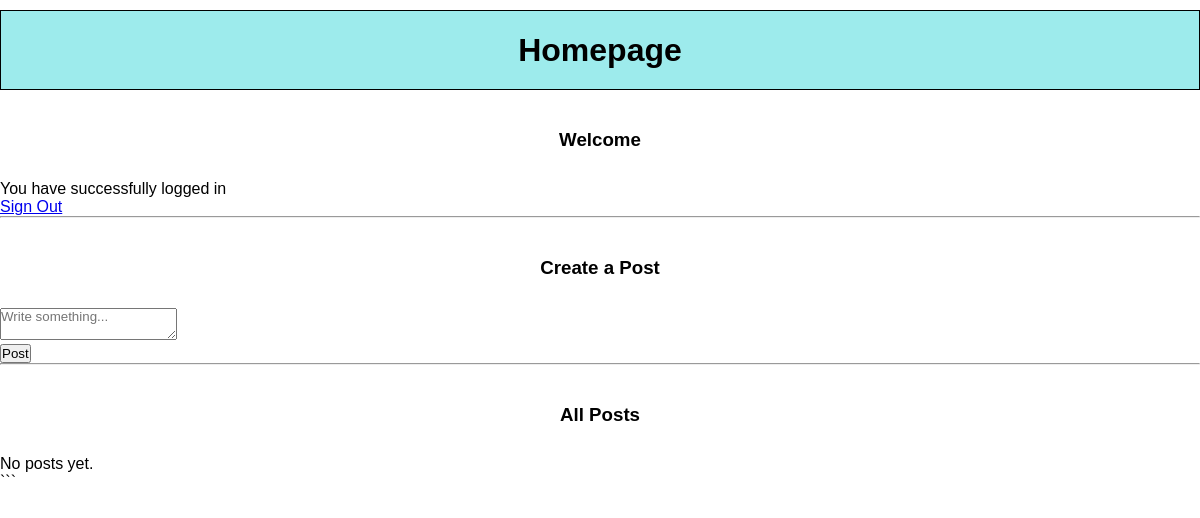
The app's page /index/ (signed in), older data.
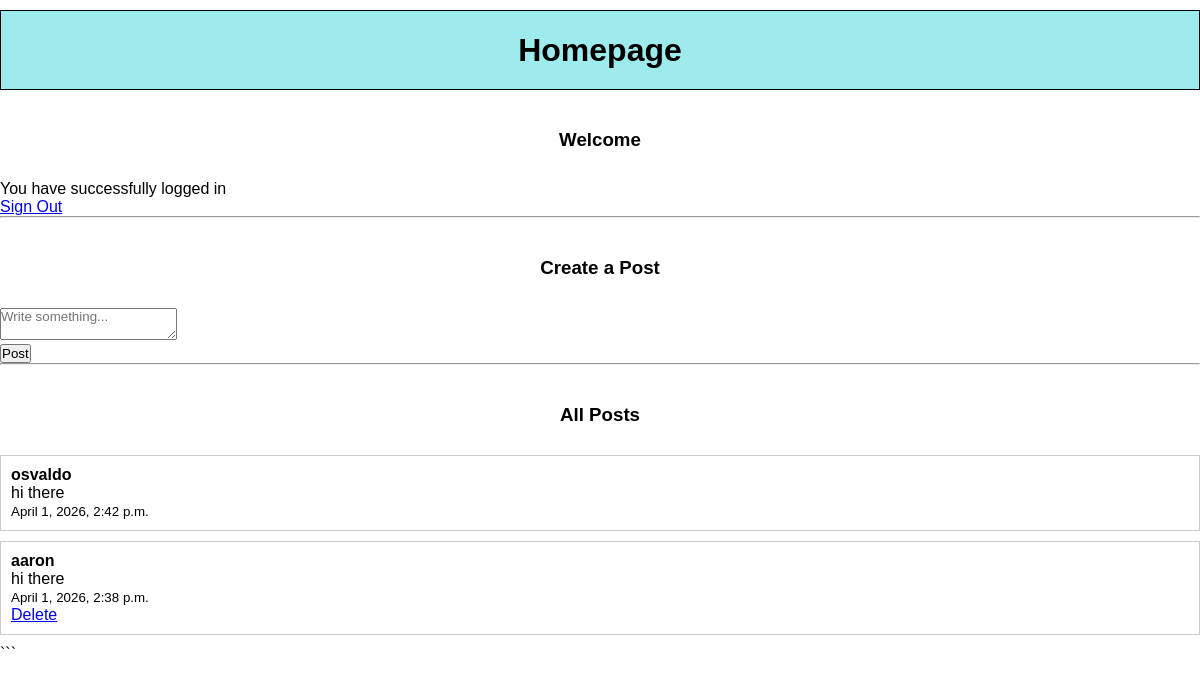
The same page, newer data.
### webapp/models.py (models this page shows, shortened)
class Post(models.Model):
    user = models.ForeignKey(User, on_delete=models.CASCADE)
    content = models.TextField()
    created_at = models.DateTimeField(auto_now_add=True)

### webapp/views.py (the view, shortened to what this page needs)
# urls.py: path('index/', views.index, name='index'),
@login_required
def index(request):
    posts = Post.objects.all().order_by('-created_at')
    return render(request, 'index.html', {
        'posts': posts
    })

### webapp/templates/index.html (shortened to what this page needs)
<!DOCTYPE html>
<html lang="en">
<head>
    {% load static %}
    <link rel="stylesheet" href="{% static 'webapp/index.css' %}">
</head>
<body>
    <h1>Homepage</h1>
    {% if user.is_authenticated %}
        <h3>Welcome {{ user.first_name }}</h3>
        <p>You have successfully logged in</p>
        <a href="/singout">Sign Out</a>
        <hr>
        <h3>Create a Post</h3>
        <form method="POST" action="{% url 'index' %}">
            <textarea name="content" placeholder="Write something..." required></textarea>
            <br>
            <button type="submit">Post</button>
        </form>
        <hr>
        <h3>All Posts</h3>
        {% for post in posts %}
            <div style="border:1px solid #ccc; padding:10px; margin-bottom:10px;">
                <strong>{{ post.user.username }}</strong>
                <p>{{ post.content }}</p>
                <small>{{ post.created_at }}</small>
                <br>
                {% if post.user == user %}
                    <a href="{% url 'delete_post' post.id %}">Delete</a>
                {% endif %}
            </div>
        {% empty %}
            <p>No posts yet.</p>
        {% endfor %}
    {% else %}
        <a href="/singup">Sign Up</a>
        <a href="/singin">Sign In</a>
    {% endif %}
</body>
</html>

### webapp/static/webapp/index.css (style rules this page uses)
* { margin: 0; padding: 0; box-sizing: border-box; font-family: Arial, Helvetica, sans-serif; }
h1 { display: flex; justify-content: center; align-items: center; height: 10vh; margin-top: 10px; border: 1px solid black; background-color: rgb(157, 235, 236); }
h3 { display: flex; justify-content: center; align-items: center; height: 10vh; margin-top: 10px; }

Row changes from the older to the newer data that the page shows:
added Post: user.username "osvaldo", content "hi there", created_at "April 1, 2026, 2:42 p.m."
added Post: user.username "aaron", content "hi there", created_at "April 1, 2026, 2:38 p.m.", shows "Delete"
Text that changed along with them:
text no longer shown: "No posts yet."
